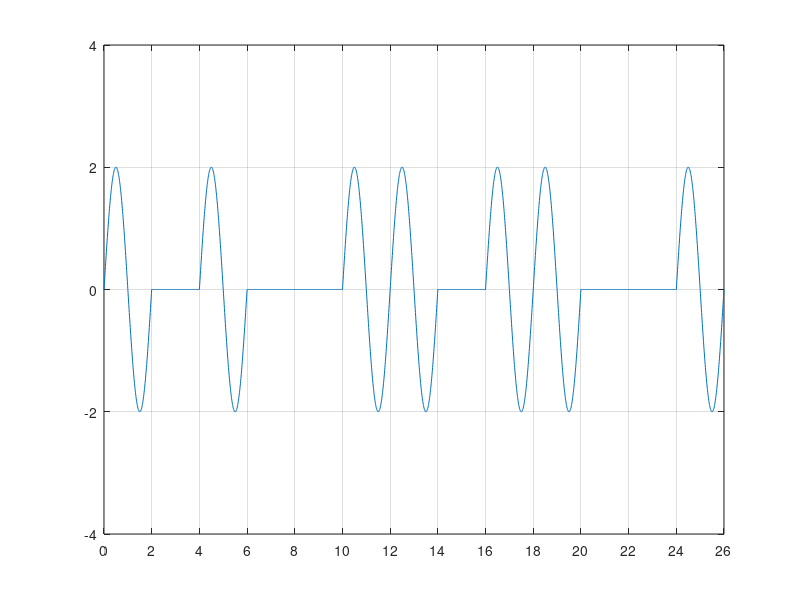

This figure's MATLAB source:
 clc; #... Clear command line
clear all; #... Clear variables
close all; #... Clear figures

bits = [1 0 1 0 0 1 1 0 1 1 0 0 1];

bitDuration = 2;

fs = 100;
totalTime = length(bits) * bitDuration;
time = 0 : 1/fs : totalTime;

amplitude = 2;
f = 0.5;
carrierSignal = amplitude * sin(2 * pi * f * time);

idx = 1;
for i = 1 : length(carrierSignal)
  modulatedSignal(i) = carrierSignal(i) * bits(idx);
  if time(i)/bitDuration >= idx  
    idx = idx + 1;
  endif
  
endfor
plot(time,modulatedSignal);
xlim([0, totalTime]);
ylim([-amplitude-2, amplitude+2]);
grid on;
xticks(0: 2 : totalTime);

idx = 1;
for i = 1 : length(time)
  if time(i)/bitDuration >= idx
    demodulatedSignal(idx) = modulatedSignal(i) / carrierSignal(i);
    idx = idx + 1;
  endif
endfor
disp(demodulatedSignal);
all(demodulatedSignal == bits)
